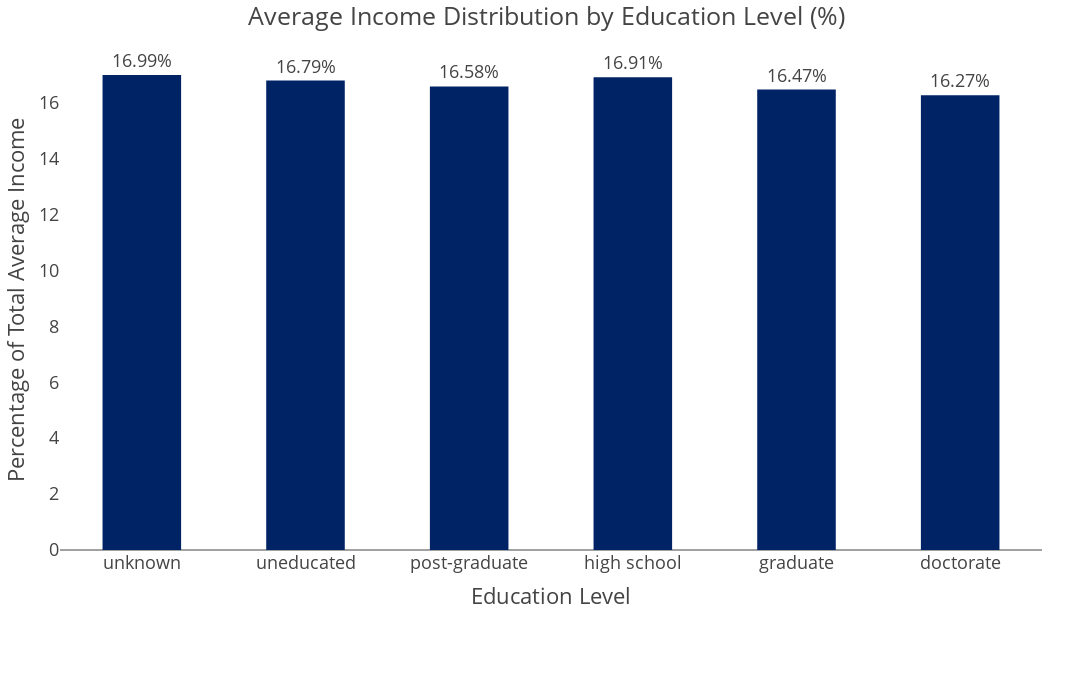

Here is the notebook cell this chart was saved with:
### Code cell
fig = px.bar(
    merged_df_income_edlevel,
    x='Education_Level',
    y='percentage',
    title='Average Income Distribution by Education Level (%)',
    barmode='group',
    height=700,
    width=1100,
    color_discrete_sequence=['#002366'], 
    text='percentage'
)

fig.update_layout(
    template="presentation",
    xaxis_title="Education Level",
    yaxis_title="Percentage of Total Average Income",
    legend_title_text=None,
    bargap=0.4,
    bargroupgap=0.2,
    margin=dict(l=60, r=50, t=50, b=150),
    paper_bgcolor = "rgba(0, 0, 0, 0)",
    plot_bgcolor = "rgba(0, 0, 0, 0)",
    xaxis=dict(showgrid=False),
    yaxis=dict(showgrid=False)
)

fig.update_traces(
    texttemplate="%{text:.2f}%",
    textposition="outside",
    marker_line_width=0  
)

fig.write_image(os.path.join(results_dir, 'Avg_Income_by_EdLevel.jpg'))
fig.write_image(os.path.join(results_dir, 'Avg_Income_by_EdLevel.png'))
fig.write_html(os.path.join(results_dir, 'Avg_Income_by_EdLevel.html'))

fig.show()

### Figure 1 — Plotly figure (JSON) as saved in the notebook; plotly's stock layout.template omitted (floating-point values rounded to 4 significant figures)
{"data": [{"alignmentgroup": "True", "hovertemplate": "Education_Level=%{x}<br>percentage=%{text}<extra></extra>", "legendgroup": "", "marker": {"color": "#002366", "line": {"width": 0}, "pattern": {"shape": ""}}, "name": "", "offsetgroup": "", "orientation": "v", "showlegend": false, "text": [16.99, 16.79, 16.58, 16.91, 16.47, 16.27], "textposition": "outside", "texttemplate": "%{text:.2f}%", "type": "bar", "x": ["unknown", "uneducated", "post-graduate", "high school", "graduate", "doctorate"], "xaxis": "x", "y": [16.99, 16.79, 16.58, 16.91, 16.47, 16.27], "yaxis": "y"}], "layout": {"bargap": 0.4, "bargroupgap": 0.2, "barmode": "group", "height": 700, "legend": {"tracegroupgap": 0}, "margin": {"b": 150, "l": 60, "r": 50, "t": 50}, "paper_bgcolor": "rgba(0, 0, 0, 0)", "plot_bgcolor": "rgba(0, 0, 0, 0)", "title": {"text": "Average Income Distribution by Education Level (%)"}, "width": 1100, "xaxis": {"anchor": "y", "autorange": true, "domain": [0, 1], "range": [-0.5, 5.5], "showgrid": false, "title": {"text": "Education Level"}, "type": "category"}, "yaxis": {"anchor": "x", "autorange": true, "domain": [0, 1], "range": [0, 17.88], "showgrid": false, "title": {"text": "Percentage of Total Average Income"}, "type": "linear"}}}
